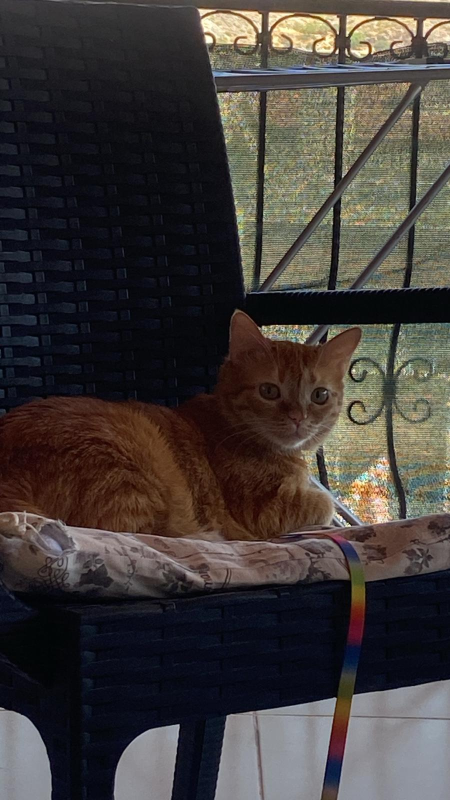
#> input picture OPEN_CV/Photos/cat2.jpeg, 900 x 1600 px, found by its file name (shown at 1/2 size)
$ python transformations.py
#> lines starting #> are read from the running program, lines starting #| are printed output that depends on the picture
import cv2 as cv
import numpy as np

img = cv.imread('OPEN_CV/Photos/cat2.jpeg')
#> img is the input picture: shape (1600, 900, 3); mean B, G, R 57.6, 59.9, 65.4

cv.imshow('Original', img)

#Translations
def trnaslate(img,x,y) :
#> called with x = -100, y = 100
     transMat = np.float32([[1,0,x],[0,1,y]])
     dimensions = (img.shape[1],img.shape[0])
#> dimensions = (900, 1600)
     return cv.warpAffine(img,transMat,dimensions)

# -x ---> Left
#-y ---> Up
#x ---> Right
#y ---> Down
translated = trnaslate(img, -100,100)
cv.imshow('translated', translated)

#Rotations
def rotate(img,angle, rotPoint= None) :
    # This part gets the height and width of the image
#> called with angle = 45
    (height, width) = img.shape[:2]
#> height = 1600; width = 900

#rotPoint is the middle pixel of the image
    if rotPoint is None :
        rotPoint = (width/2, height/2)
#> rotPoint = (450, 800)

    rotMat= cv.getRotationMatrix2D(rotPoint, angle, 1.0)
    dimensions = (width, height)
#> dimensions = (900, 1600)
    return cv.warpAffine(img,rotMat,dimensions)
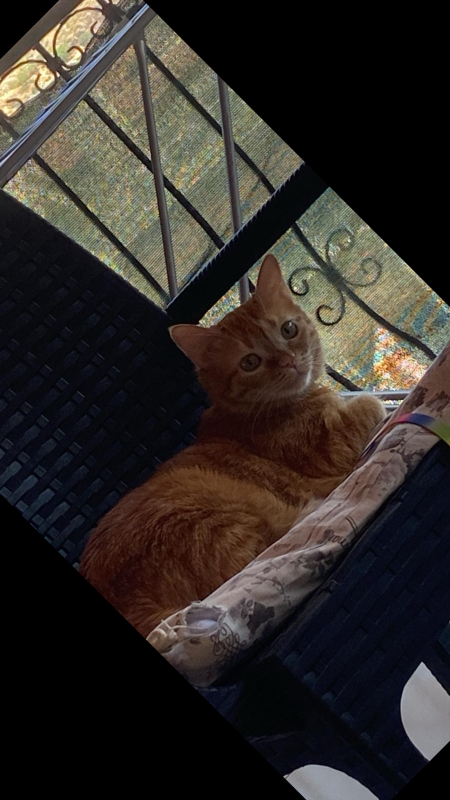
#> returned value: shape (1600, 900, 3) (shown at 1/2 size); mean of channels 0, 1, 2 39.2, 42.8, 47.8; drawn as B, G, R
rotated = rotate(img, 45 )
cv.imshow('Rotated', rotated)

rotated_rotated = rotate(rotated, 45 )
#> call 2 of rotate, with angle = 45
#> in rotate (call 2), `return cv.warpAffine(img,rotMat,dimensions)`:
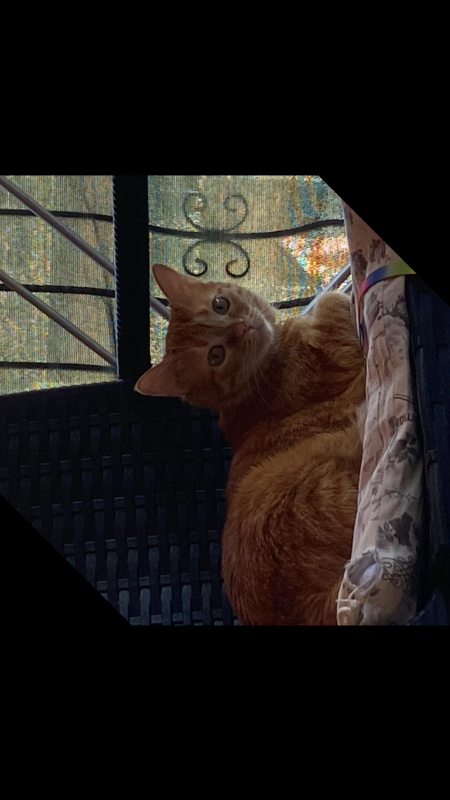
#> returned value: shape (1600, 900, 3) (shown at 1/2 size); mean of channels 0, 1, 2 25.4, 28.5, 33.1; drawn as B, G, R
cv.imshow('Rotated Rotated', rotated_rotated)

#Resize
resized = cv.resize(img,(500,500),interpolation=cv.INTER_CUBIC)
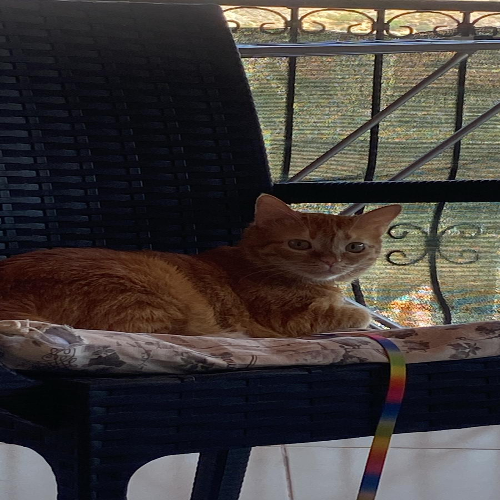
#> resized: shape (500, 500, 3); mean B, G, R 57.6, 59.9, 65.4
cv.imshow('Resized', resized)

#Flip

#For flipping x axis
flip = cv.flip(resized,0)
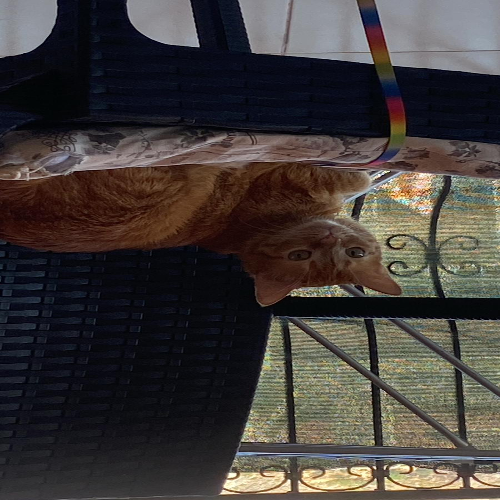
#> flip: shape (500, 500, 3); mean B, G, R 57.6, 59.9, 65.4
cv.imshow('Bottom', flip)
#For flipping y axis
flipped = cv.flip(resized,1)
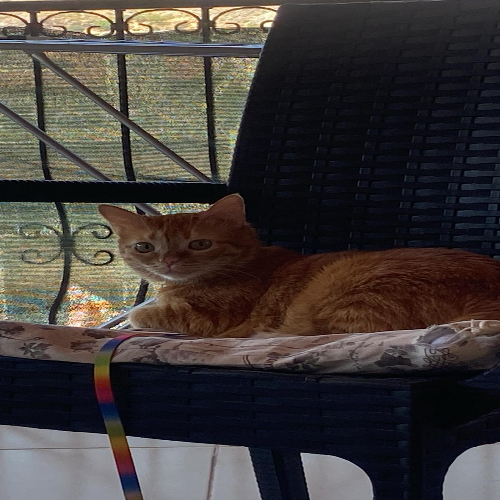
#> flipped: shape (500, 500, 3); mean B, G, R 57.6, 59.9, 65.4
cv.imshow('Left', flipped)
#Both x and y axis
flipped = cv.flip(resized,-1)
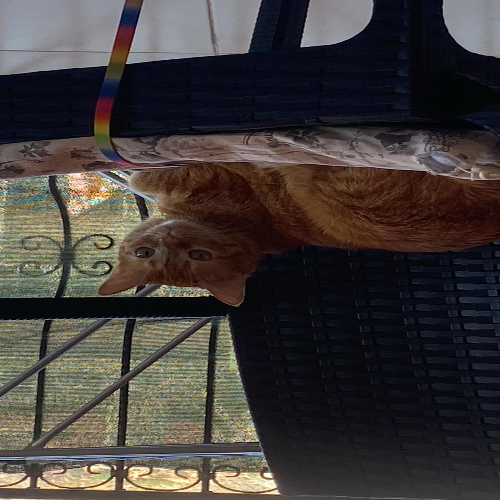
#> flipped: shape (500, 500, 3); mean B, G, R 57.6, 59.9, 65.4
cv.imshow('Left Bottom', flipped)

#Cropping
cropped = resized[200:400,200:400]
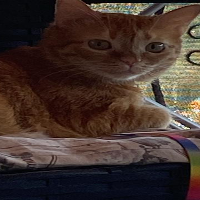
#> cropped: shape (200, 200, 3); mean B, G, R 45, 51, 66.6
cv.imshow('Cropped', cropped)
# Resizeable Window
cv.namedWindow('SimpleWindow', cv.WINDOW_NORMAL)
cv.imshow('SimpleWindow', img)


cv.waitKey(0)

$ run again, with OPEN_CV/Photos/cat1.jpeg copied over OPEN_CV/Photos/cat2.jpeg
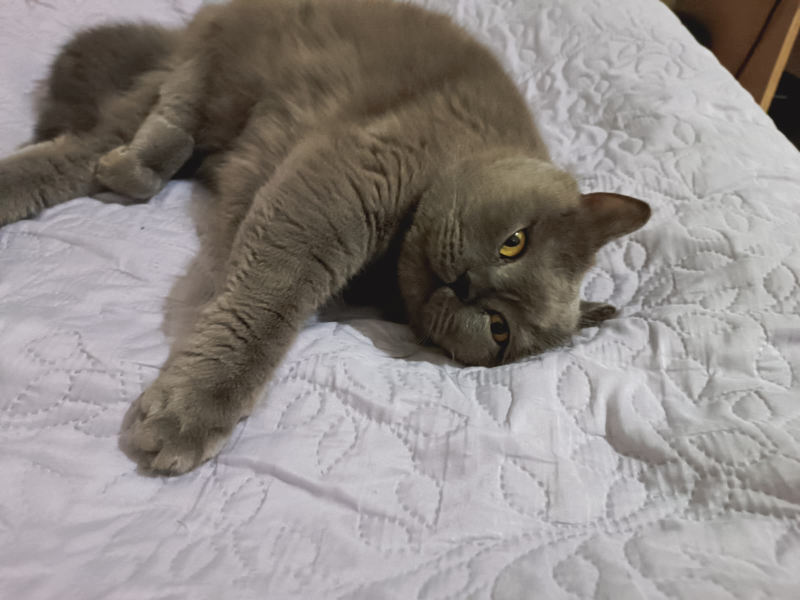
#> input picture OPEN_CV/Photos/cat1.jpeg, 1600 x 1200 px, found by its file name (shown at 1/2 size)
#> img is the input picture: shape (1200, 1600, 3); mean B, G, R 135.9, 138.6, 144.7
#> `flipped = cv.flip(resized,-1)`:
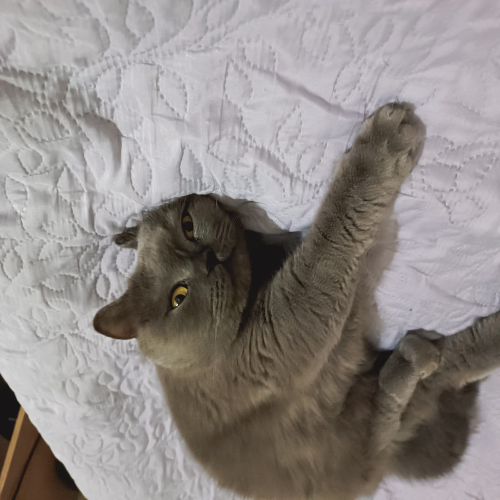
#> flipped: shape (500, 500, 3); mean B, G, R 135.9, 138.6, 144.7
#> `cropped = resized[200:400,200:400]`:
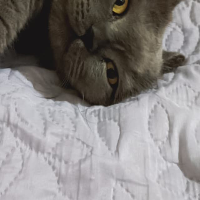
#> cropped: shape (200, 200, 3); mean B, G, R 131.4, 132.6, 136.3

$ run again, with OPEN_CV/Photos/cat3.jpeg copied over OPEN_CV/Photos/cat2.jpeg
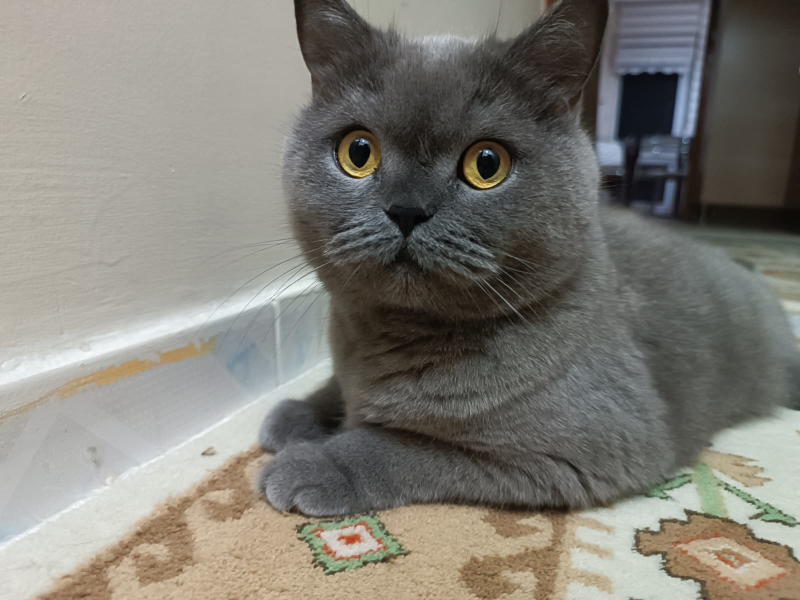
#> input picture OPEN_CV/Photos/cat3.jpeg, 1600 x 1200 px, found by its file name (shown at 1/2 size)
#> img is the input picture: shape (1200, 1600, 3); mean B, G, R 117.6, 125.2, 127.7
#> `flipped = cv.flip(resized,-1)`:
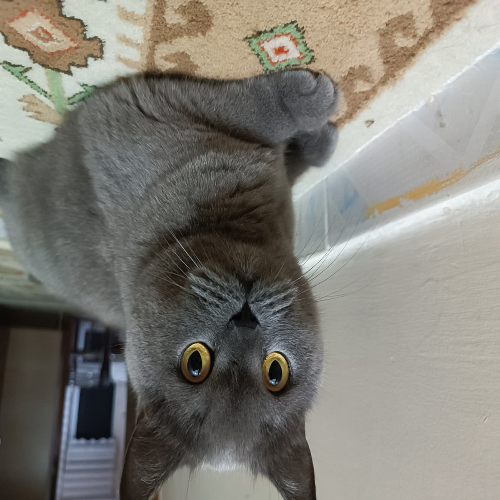
#> flipped: shape (500, 500, 3); mean B, G, R 117.6, 125.2, 127.7
#> `cropped = resized[200:400,200:400]`:
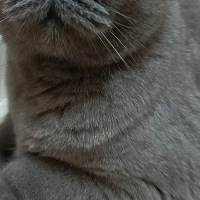
#> cropped: shape (200, 200, 3); mean B, G, R 71.1, 76.2, 77.6

$ run again, with OPEN_CV/Photos/OPEN_CV_test.png saved as OPEN_CV/Photos/cat2.jpeg
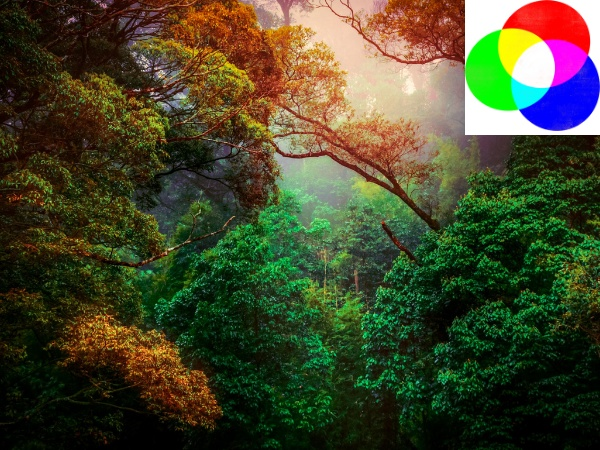
#> input picture OPEN_CV/Photos/OPEN_CV_test.png, 600 x 450 px, found by its file name
#> img is the input picture: shape (450, 600, 3); mean B, G, R 43.6, 70.2, 68.9
#> `cropped = resized[200:400,200:400]`:
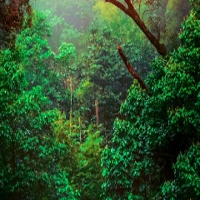
#> cropped: shape (200, 200, 3); mean B, G, R 46.2, 84.6, 48.2
